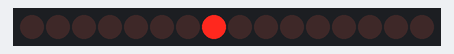
Bench run of a sketch on a simulated Arduino Uno, built with avr-gcc and run on an emulated ATmega328P. Parts: 16 shift-register outputs drawn as a row of LEDs (first output left, lit = HIGH). Wiring (inferred from the names in the program): 2 × shift register (74HC595): data pin 5; shift clock pin 7; latch pin 6. Wiring (inferred from the signals the program sends): row of LEDs: on Q0, Q1, Q2, Q3, Q4, Q5, Q6, Q7, Q8, Q9, Q10, Q11, Q12, Q13, Q14, Q15.

Above: at 0.03 s.
At 0.28 s:
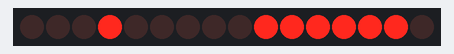
At 0.73 s:
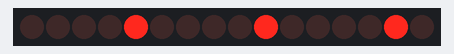
At 1.44 s:
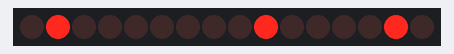
At 2.15 s:
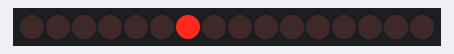
At 2.92 s:
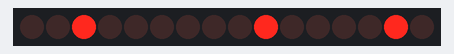
Timing chart, 0 to 3.2 s (numbered marks = the images above):
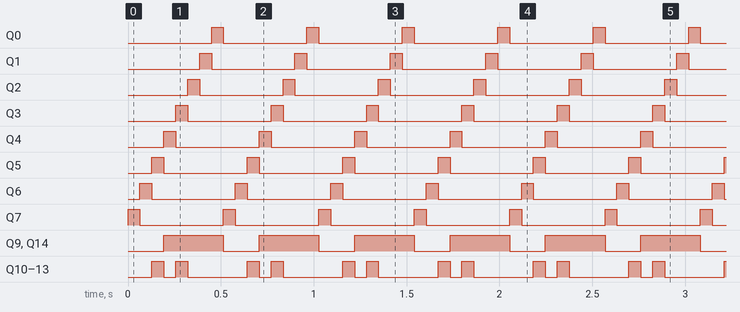

Measured:
- by itself, Q0–7: alternates HIGH for 0.06 s and LOW for 0.45 s
- by itself, Q9, Q14: alternates HIGH for 0.32 s and LOW for 0.19 s
- by itself, Q10–13: repeats every 0.51 s: LOW 0.06 s, HIGH 0.06 s, LOW 0.32 s, HIGH 0.06 s

The sketch:

LEDMatrixTest.ino
```cpp
#define LATCH 6
#define CLOCK 7
#define DATA 5

byte pattern[8] = {
 B00000000,
 B00000000,
 B00111100,
 B01000010,
 B01111110,
 B01000010,
 B01000010,
 B01000010
};

void setup() {
 pinMode (LATCH, OUTPUT);
 pinMode (CLOCK, OUTPUT);
 pinMode (DATA, OUTPUT);
}

void loop() {
 for (byte i=0; i<8; i++) {
   digitalWrite(LATCH, LOW);
   shiftOut(DATA, CLOCK, LSBFIRST, pattern[i]);
    shiftOut(DATA, CLOCK, LSBFIRST, 1<<i);
   digitalWrite(LATCH, HIGH);
   delay(64);
 }
}
```
